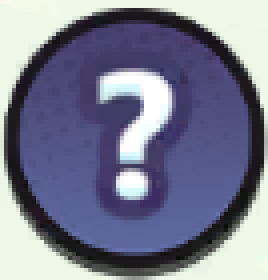
#> input picture helpers/templates/fishing_help.png, 67 x 70 px (shown 4 times larger)
$ python -i screen_detector.py   (imports and definitions only)
#> lines starting #> are read from the running program, lines starting #| are printed output that depends on the picture
"""Nhận biết đang đứng ở giao diện nào của game từ một ảnh chụp màn hình.

Bốn giao diện được nhận:

- LOBBY: sảnh chính (sân nhà). Thanh tab dưới đáy có nút "Pinball" ở ngoài cùng bên phải.
- PINBALL: màn roll pinball. Cũng là thanh tab đó, nhưng nút ngoài cùng bên phải đổi thành "Camp".
- GOLDRUSH: bản đồ Goldrush. Hàng nút dưới đáy có "Reports" và "League", phía dưới là nút X.
- FISHING: sự kiện câu cá. Tiêu đề "Fishing Contest" kèm nút "?" ở đỉnh màn.

Màn nào cũng có hai loại dấu hiệu: chữ trên nút (đúng với game tiếng Anh) và icon (không phụ thuộc ngôn
ngữ). Chỉ cần một dấu hiệu đạt ngưỡng là đủ. Popup phủ lên màn (kết quả câu cá, hộp thưởng, chat...)
che mất các dấu hiệu nên trả UNKNOWN: hàm chỉ trả lời "đang ở màn nào", không đoán màn nằm dưới popup.

Ảnh vào là BGR (OpenCV) hoặc đường dẫn file. Ảnh ADB của LDPlayer đã là 720x1280. Ảnh có kích cỡ
khác cùng tỉ lệ 9:16 vẫn dùng được vì ảnh được co về 720x1280 trước khi so mẫu.

Ảnh mẫu trong templates/ ở thư mục gốc repo đều ở tỉ lệ 720x1280:

| Mẫu                       | Lấy từ                                                        |
|---------------------------|---------------------------------------------------------------|
| tab_pinball.png           | Chữ "Pinball" của tab ngoài cùng bên phải ở sảnh               |
| tab_pinball_icon.png      | Icon máy pinball đỏ của tab đó (bỏ chấm đỏ thông báo)         |
| tab_camp.png              | Chữ "Camp" của tab ngoài cùng bên phải ở màn pinball           |
| tab_camp_icon.png         | Icon lều của tab đó (bỏ bong bóng chat nổi phía trên)         |
| goldrush_reports.png      | Chữ "Reports" dưới đáy bản đồ Goldrush                         |
| goldrush_reports_icon.png | Icon thanh biểu đồ xanh của nút Reports                       |
| goldrush_league.png       | Chữ "League" dưới đáy bản đồ Goldrush                          |
| goldrush_league_icon.png  | Icon huy hiệu vàng của nút League                             |
| fishing_title.png         | Chữ "Fishing Contest" ở đỉnh màn câu cá                        |
| fishing_help.png          | Nút tròn "?" cạnh tiêu đề màn câu cá (vị trí ngang đổi theo chữ) |
"""

from __future__ import annotations

from dataclasses import dataclass, field
from enum import Enum
from functools import lru_cache
from pathlib import Path

import cv2
import numpy as np

TEMPLATE_DIR = Path(__file__).resolve().parent.parent / "templates"
REF_W, REF_H = 720, 1280


class Screen(str, Enum):
    LOBBY = "lobby"
    PINBALL = "pinball"
    GOLDRUSH = "goldrush"
    FISHING = "fishing"
    UNKNOWN = "unknown"


@dataclass(frozen=True)
class Spec:
    """Một dấu hiệu: màn nó chứng tỏ, vùng tìm (x0, y0, x1, y1 trên ảnh 720x1280) và điểm khớp tối thiểu."""

    screen: Screen
    region: tuple[int, int, int, int]
    threshold: float


_TAB = (540, 1130, 720, 1280)
_GOLDRUSH_LEFT = (100, 1000, 320, 1180)
_GOLDRUSH_RIGHT = (540, 1000, 720, 1180)
_FISHING_TOP = (120, 0, 720, 110)

SPECS: dict[str, Spec] = {
    "tab_pinball": Spec(Screen.LOBBY, _TAB, 0.85),
    "tab_pinball_icon": Spec(Screen.LOBBY, _TAB, 0.80),
    "tab_camp": Spec(Screen.PINBALL, _TAB, 0.85),
    "tab_camp_icon": Spec(Screen.PINBALL, _TAB, 0.80),
    "goldrush_reports": Spec(Screen.GOLDRUSH, _GOLDRUSH_LEFT, 0.80),
    "goldrush_reports_icon": Spec(Screen.GOLDRUSH, _GOLDRUSH_LEFT, 0.80),
    "goldrush_league": Spec(Screen.GOLDRUSH, _GOLDRUSH_RIGHT, 0.80),
    "goldrush_league_icon": Spec(Screen.GOLDRUSH, _GOLDRUSH_RIGHT, 0.80),
    "fishing_title": Spec(Screen.FISHING, _FISHING_TOP, 0.80),
    "fishing_help": Spec(Screen.FISHING, _FISHING_TOP, 0.80),
}


@dataclass(frozen=True)
class Detection:
    screen: Screen
    # Điểm khớp từng ảnh mẫu (0 đến 1), để xem vì sao ra kết luận đó.
    scores: dict[str, float] = field(default_factory=dict)


def detect_screen(image) -> Screen:
    """Đang ở giao diện nào. Không nhận ra thì trả Screen.UNKNOWN."""
    return detect_screen_info(image).screen


def detect_screen_info(image) -> Detection:
    """Như detect_screen, kèm điểm khớp của từng dấu hiệu."""
    img = _prepare(image)
    gray = cv2.cvtColor(img, cv2.COLOR_BGR2GRAY)
    templates = _templates()
    scores = {name: _match(gray, templates[name], spec.region) for name, spec in SPECS.items()}

    # Mỗi màn lấy dấu hiệu mạnh nhất, vượt ngưỡng bao nhiêu thì tính bấy nhiêu. Màn vượt nhiều nhất thắng.
    margin: dict[Screen, float] = {}
    for name, spec in SPECS.items():
        over = scores[name] - spec.threshold
        if over >= 0 and over > margin.get(spec.screen, -1.0):
            margin[spec.screen] = over
    if not margin:
        return Detection(Screen.UNKNOWN, scores)
    return Detection(max(margin, key=margin.get), scores)


def imread(path) -> np.ndarray:
    """Đọc ảnh theo đường dẫn có dấu tiếng Việt (cv2.imread trên Windows không đọc được)."""
    data = np.fromfile(str(path), dtype=np.uint8)
    img = cv2.imdecode(data, cv2.IMREAD_COLOR)
    if img is None:
        raise FileNotFoundError(path)
    return img


def _prepare(image) -> np.ndarray:
    if isinstance(image, (str, Path)):
        image = imread(image)
    if not isinstance(image, np.ndarray) or image.ndim < 2:
        raise ValueError("Cần ảnh BGR của OpenCV hoặc đường dẫn file ảnh.")
    if image.ndim == 2:
        image = cv2.cvtColor(image, cv2.COLOR_GRAY2BGR)
    elif image.shape[2] == 4:
        image = cv2.cvtColor(image, cv2.COLOR_BGRA2BGR)
    height, width = image.shape[:2]
    if (width, height) == (REF_W, REF_H):
        return image
    interpolation = cv2.INTER_AREA if width >= REF_W else cv2.INTER_CUBIC
    return cv2.resize(image, (REF_W, REF_H), interpolation=interpolation)


@lru_cache(maxsize=1)
def _templates() -> dict[str, np.ndarray]:
    return {name: cv2.cvtColor(imread(TEMPLATE_DIR / f"{name}.png"), cv2.COLOR_BGR2GRAY) for name in SPECS}


def _match(gray, template, region: tuple[int, int, int, int]) -> float:
    x0, y0, x1, y1 = region
    view = gray[y0:y1, x0:x1]
    if view.shape[0] < template.shape[0] or view.shape[1] < template.shape[1]:
        return 0.0
    result = cv2.matchTemplate(view, template, cv2.TM_CCOEFF_NORMED)
    return float(cv2.minMaxLoc(result)[1])


# Nút mode Goldrush cắt từ ảnh rộng 560. Khi không được chọn, điểm khớp chỉ khoảng 0.48.
_MODE_ICON = Path(__file__).resolve().parent.parent / "templates" / "goldrush.png"
_MODE_SCREEN_W = 560
_MODE_SCORE = 0.45


def goldrush_entry(image) -> tuple[int, int] | None:
    """Điểm bấm để vào Goldrush khi đang ở sân hoặc pinball.

    Đã ở bản đồ Goldrush, đang câu cá, hoặc không nhận ra màn thì trả None.
    Icon nút đổi theo bản game. Khớp được thì bấm đúng icon. Không khớp thì bấm
    nút giữa thanh mode, chỗ Goldrush nằm giữa Battle và Pinball.
    """
    img = _bgr(image)
    if detect_screen(img) not in (Screen.LOBBY, Screen.PINBALL):
        return None
    found = _goldrush_tab(img)
    if found is not None:
        return found
    height, width = img.shape[:2]
    return int(round(width * 0.50)), int(round(height * 0.93))


def _bgr(image) -> np.ndarray:
    if isinstance(image, (str, Path)):
        image = imread(image)
    if not isinstance(image, np.ndarray) or image.ndim < 2:
        raise ValueError("Cần ảnh BGR của OpenCV hoặc đường dẫn file ảnh.")
    if image.ndim == 2:
        image = cv2.cvtColor(image, cv2.COLOR_GRAY2BGR)
    elif image.shape[2] == 4:
        image = cv2.cvtColor(image, cv2.COLOR_BGRA2BGR)
    return image


@lru_cache(maxsize=1)
def _goldrush_icon() -> np.ndarray:
    return imread(_MODE_ICON)


def _goldrush_tab(img) -> tuple[int, int] | None:
    """Tâm icon Goldrush ở nửa dưới, giữa thanh mode. Bỏ nút Pinball sát mép phải."""
    height, width = img.shape[:2]
    templ = _goldrush_icon()
    y0, x0 = int(height * 0.78), int(width * 0.22)
    view = img[y0:, x0 : int(width * 0.78)]
    if view.size == 0:
        return None
    base = width / _MODE_SCREEN_W
    best = 0.0
    point = None
    for scale in (0.86, 0.95, 1.0, 1.05, 1.14):
        tw = int(templ.shape[1] * base * scale)
        th = int(templ.shape[0] * base * scale)
        if tw < 8 or th < 8 or tw >= view.shape[1] or th >= view.shape[0]:
            continue
        shrinking = tw <= templ.shape[1] and th <= templ.shape[0]
        sized = cv2.resize(templ, (tw, th), interpolation=cv2.INTER_AREA if shrinking else cv2.INTER_LINEAR)
        result = cv2.matchTemplate(view, sized, cv2.TM_CCOEFF_NORMED)
        score, _, _, loc = cv2.minMaxLoc(result)
        if score <= best:
            continue
        best = float(score)
        point = (x0 + int(round(loc[0] + tw / 2)), y0 + int(round(loc[1] + th / 2)))
    if point is None or best < _MODE_SCORE:
        return None
    return point

>>> import cv2
>>> picture = cv2.imread('templates/fishing_help.png')
#> picture is the input picture: shape (70, 67, 3); mean B, G, R 144.7, 123.3, 120.6
>>> result = goldrush_entry(picture)
#> in _prepare, `return cv2.resize(image, (REF_W, REF_H), interpolation=interpolation)`:
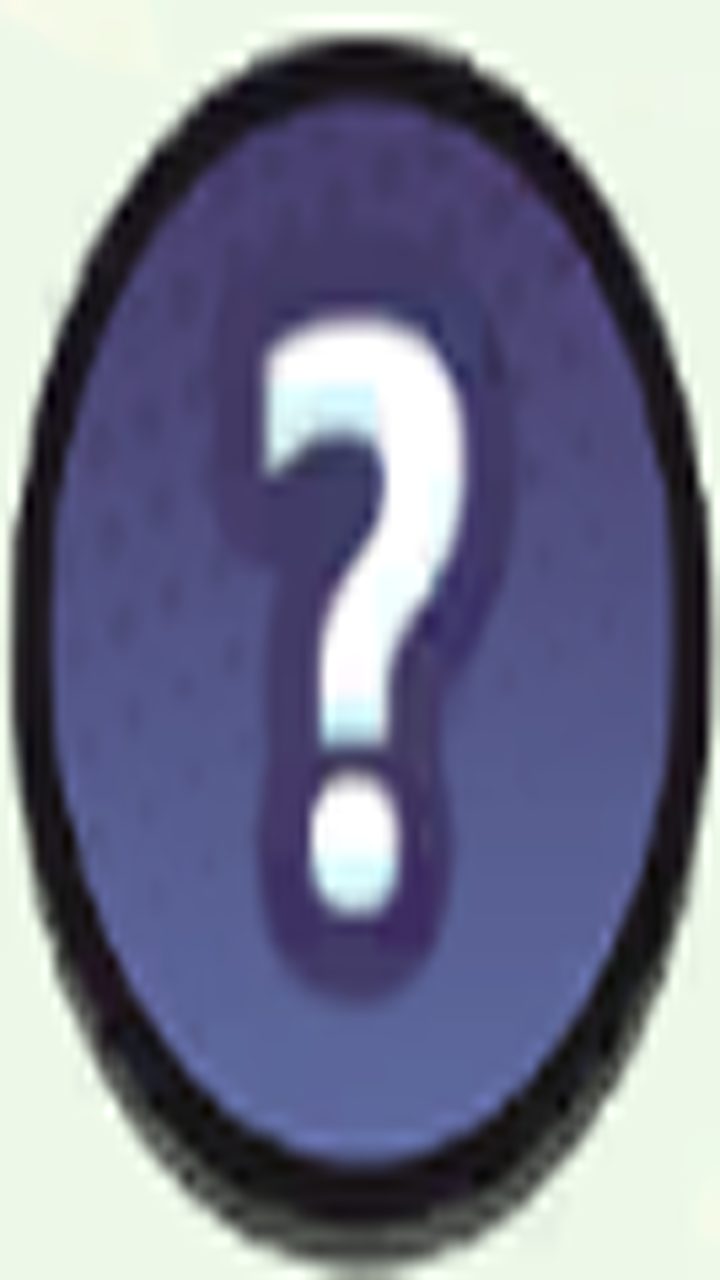
#> returned value: shape (1280, 720, 3); mean of channels 0, 1, 2 144.6, 123.2, 120.6; drawn as B, G, R
#> in detect_screen_info, `gray = cv2.cvtColor(img, cv2.COLOR_BGR2GRAY)`:
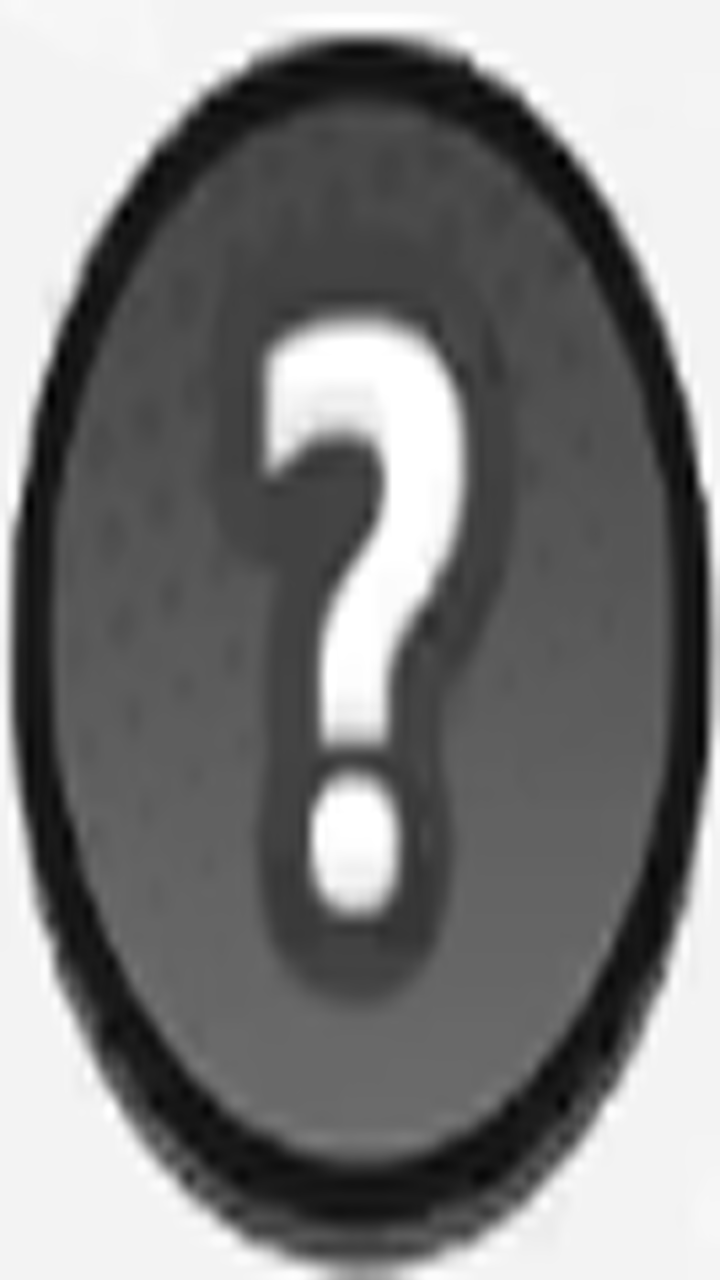
#> gray: shape (1280, 720); min 0, max 255, mean 124.9
#> (the run stopped early here; a loop or call above may not have finished)
